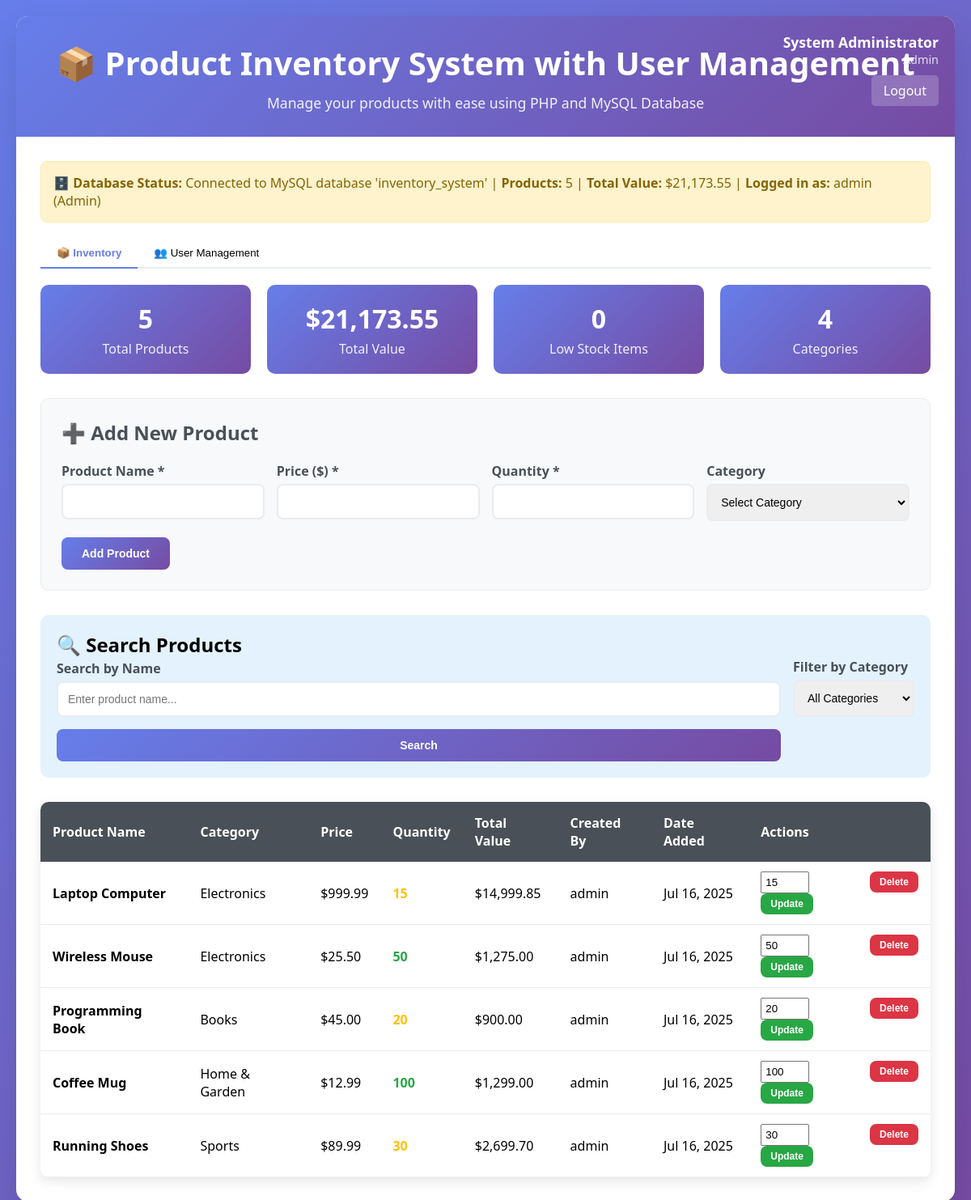
The page /Act12/index.php (signed in) on the database its author committed.
### tables this page shows
CREATE TABLE `products` (
  `id` varchar(32) NOT NULL,
  `name` varchar(255) NOT NULL,
  `price` decimal(10,2) NOT NULL,
  `quantity` int(11) NOT NULL DEFAULT 0,
  `category` varchar(100) DEFAULT NULL,
  `created_by` int(11) DEFAULT NULL,
  `updated_by` int(11) DEFAULT NULL,
  `date_added` timestamp NOT NULL DEFAULT current_timestamp(),
  `last_updated` timestamp NOT NULL DEFAULT current_timestamp() ON UPDATE current_timestamp()
);

CREATE TABLE `users` (
  `id` int(11) NOT NULL,
  `username` varchar(50) NOT NULL,
  `email` varchar(100) NOT NULL,
  `password_hash` varchar(255) NOT NULL,
  `full_name` varchar(100) NOT NULL,
  `role` enum('admin','manager','user') DEFAULT 'user',
  `is_active` tinyint(1) DEFAULT 1,
  `created_at` timestamp NOT NULL DEFAULT current_timestamp(),
  `last_login` timestamp NULL DEFAULT NULL
);

### Act12/index.php (the view, shortened to what the rows shown need)
<?php
$host = 'localhost';
$dbname = 'inventory_system';
$username = 'root';
$password = '';
$charset = 'utf8mb4';
try {
    $dsn = "mysql:host=$host;dbname=$dbname;charset=$charset";
    $pdo = new PDO($dsn, $username, $password, [
        PDO::ATTR_ERRMODE => PDO::ERRMODE_EXCEPTION,
        PDO::ATTR_DEFAULT_FETCH_MODE => PDO::FETCH_ASSOC,
        PDO::ATTR_EMULATE_PREPARES => false,
    ]);
} catch (PDOException $e) {
    if (strpos($e->getMessage(), 'Unknown database') !== false) {
        ?>
        <!DOCTYPE html>
        <html lang="en">
        <head>
            <meta charset="UTF-8">
            <meta name="viewport" content="width=device-width, initial-scale=1.0">
            <title>Database Setup Required - Product Inventory System</title>
            <style>
                * {
                    margin: 0;
                    padding: 0;
                    box-sizing: border-box;
                }
                body {
                    font-family: 'Segoe UI', Tahoma, Geneva, Verdana, sans-serif;
                    background: linear-gradient(135deg, #667eea 0%, #764ba2 100%);
                    min-height: 100vh;
                    padding: 20px;
                    display: flex;
                    align-items: center;
                    justify-content: center;
                }
                .setup-container {
                    max-width: 800px;
                    background: white;
                    border-radius: 15px;
                    box-shadow: 0 20px 40px rgba(0,0,0,0.1);
                    overflow: hidden;
                }
                .header {
                    background: linear-gradient(135deg, #667eea 0%, #764ba2 100%);
                    color: white;
                    padding: 30px;
                    text-align: center;
                }
                .header h1 {
                    font-size: 2.5em;
                    margin-bottom: 10px;
                }
                .content {
                    padding: 30px;
                }
                .alert {
                    background: #fff3cd;
                    border: 1px solid #ffeaa7;
                    color: #856404;
                    padding: 20px;
                    border-radius: 8px;
                    margin-bottom: 20px;
                }
                .setup-steps {
                    background: #f8f9fa;
                    padding: 25px;
                    border-radius: 10px;
                    margin-bottom: 20px;
                }
                .setup-steps h3 {
                    color: #495057;
                    margin-bottom: 15px;
                }
                .setup-steps ol {
                    padding-left: 20px;
                }
                .setup-steps li {
                    margin-bottom: 10px;
                    line-height: 1.6;
                }
                .code-block {
                    background: #2d3748;
                    color: #e2e8f0;
                    padding: 15px;
                    border-radius: 8px;
                    font-family: 'Courier New', monospace;
                    font-size: 14px;
                    margin: 10px 0;
                    overflow-x: auto;
                }
                .btn {
                    background: linear-gradient(135deg, #667eea 0%, #764ba2 100%);
                    color: white;
                    padding: 12px 25px;
                    border: none;
                    border-radius: 8px;
                    cursor: pointer;
                    font-size: 14px;
                    font-weight: 600;
                    text-decoration: none;
                    display: inline-block;
                    margin: 5px;
                    transition: transform 0.2s ease;
                }
                .btn:hover {
                    transform: translateY(-2px);
                }
                .btn-secondary {
                    background: #6c757d;
                }
                .file-info {
                    background: #e3f2fd;
                    border: 1px solid #bbdefb;
                    color: #1565c0;
                    padding: 15px;
                    border-radius: 8px;
                    margin: 15px 0;
                }
            </style>
        </head>
        <body>
            <div class="setup-container">
                <div class="header">
                    <h1>🗄️ Database Setup Required</h1>
                    <p>Product Inventory System with User Management</p>
                </div>
                <div class="content">
                    <div class="alert">
                        <strong>⚠️ Database Not Found:</strong> The database 'inventory_system' does not exist.
                        Please follow the setup instructions below to create the required database and tables.
                    </div>
                    <div class="setup-steps">
                        <h3>📋 Setup Instructions</h3>
                        <ol>
                            <li><strong>Start XAMPP/WAMP:</strong> Make sure MySQL service is running</li>
                            <li><strong>Open phpMyAdmin:</strong> Go to <code>http://localhost/phpmyadmin</code></li>
                            <li><strong>Login:</strong> Use username: <code>root</code>, password: (leave empty)</li>
                            <li><strong>Create Database:</strong> Click "New" and create database named <code>inventory_system</code></li>
                            <li><strong>Import SQL File:</strong> Select the database, go to "Import" tab, and upload <code>database_setup.sql</code></li>
                            <li><strong>Verify Setup:</strong> You should see "products" and "users" tables created</li>
                        </ol>
                    </div>
                    <div class="file-info">
                        <strong>📄 SQL File Location:</strong> <code>Act12/database_setup.sql</code><br>
                        <strong>🔐 Default Login:</strong> admin / admin123
                    </div>
                    <div style="text-align: center; margin-top: 30px;">
                        <a href="index.php" class="btn">🔄 Refresh Page</a>
                        <a href="database_setup.sql" class="btn btn-secondary" download>📥 Download SQL File</a>
                    </div>
                </div>
            </div>
        </body>
        </html>
        <?php
        exit;
    } else {
        die("Database connection failed: " . $e->getMessage() . "<br><br>
        <strong>Setup Instructions:</strong><br>
        1. Make sure XAMPP/WAMP MySQL service is running<br>
        2. Check if username and password are correct<br>
        3. Verify MySQL is accessible on localhost");
    }
}
function handleLogin($pdo) {
    return '';
}
function getAllProducts($pdo) {
    $stmt = $pdo->query("SELECT p.*, u.username as created_by_name FROM products p LEFT JOIN users u ON p.created_by = u.id ORDER BY p.date_added DESC");
    return $stmt->fetchAll();
}
function getStatistics($pdo) {
    $stats = [];
    $stmt = $pdo->query("SELECT COUNT(*) as total FROM products");
    $stats['totalProducts'] = $stmt->fetch()['total'];
    $stmt = $pdo->query("SELECT SUM(price * quantity) as total_value FROM products");
    $result = $stmt->fetch();
    $stats['totalValue'] = $result['total_value'] ?: 0;
    $stmt = $pdo->query("SELECT COUNT(*) as low_stock FROM products WHERE quantity < 10");
    $stats['lowStock'] = $stmt->fetch()['low_stock'];
    $stmt = $pdo->query("SELECT COUNT(DISTINCT category) as categories FROM products WHERE category IS NOT NULL AND category != ''");
    $stats['categories'] = $stmt->fetch()['categories'];
    return $stats;
}
$login_error = handleLogin($pdo);
$is_logged_in = isset($_SESSION['user_id']);
if ($is_logged_in) {
    $searchTerm = isset($_GET['search']) ? trim($_GET['search']) : '';
    $searchCategory = isset($_GET['category']) ? trim($_GET['category']) : '';
    if (!empty($searchTerm) || !empty($searchCategory)) {
        $inventory = searchProducts($pdo, $searchTerm, $searchCategory);
    } else {
        $inventory = getAllProducts($pdo);
    }
    $stats = getStatistics($pdo);
}
?>
<!DOCTYPE html>
<html lang="en">
<head>
</head>
<body>
    <?php if (!$is_logged_in): ?>
        <div class="login-container">
            <h2>🔐 Login to Inventory System</h2>
            <?php if ($login_error): ?><div class="error"><?php echo $login_error; ?></div><?php endif; ?>
            <form method="POST">
                <div class="form-group">
                    <label for="username">Username</label>
                    <input type="text" id="username" name="username" required>
                </div>
                <div class="form-group">
                    <label for="password">Password</label>
                    <input type="password" id="password" name="password" required>
                </div>
                <button type="submit" name="login" class="btn">Login</button>
            </form>
            <div style="margin-top: 20px; text-align: center; color: #6c757d; font-size: 14px;">
                <p><strong>Default Login Credentials:</strong></p>
                <p>Admin: admin / admin123</p>
                <p>Manager: manager / admin123</p>
                <p>User: user / admin123</p>
            </div>
        </div>
    <?php else: ?>
        <div class="container">
            <div class="header">
                <h1>📦 Product Inventory System with User Management</h1>
            </div>
            <div class="content">
                <div id="inventory-tab" class="tab-content active">
                    <div class="form-section">
                        <h2>➕ Add New Product</h2>
                    </div>
                    <div class="search-section">
                        <h2>🔍 Search Products</h2>
                    </div>
                    <div class="table-container">
                        <table class="inventory-table">
                            <thead>
                                <tr>
                                    <th>Product Name</th>
                                    <th>Category</th>
                                    <th>Price</th>
                                    <th>Quantity</th>
                                    <th>Total Value</th>
                                    <th>Created By</th>
                                    <th>Date Added</th>
                                    <th>Actions</th>
                                </tr>
                            </thead>
                            <tbody>
                                <?php if (empty($inventory)): ?>
                                    <tr>
                                        <td colspan="8" style="text-align: center; padding: 30px; color: #6c757d;">
                                            <?php
                                            $totalProducts = $stats['totalProducts'];
                                            echo $totalProducts == 0 ? 'No products in inventory. Add your first product above!' : 'No products match your search criteria.';
                                            ?>
                                        </td>
                                    </tr>
                                <?php else: ?>
                                    <?php foreach ($inventory as $product): ?>
                                        <tr>
                                            <td><strong><?php echo htmlspecialchars($product['name']); ?></strong></td>
                                            <td><?php echo htmlspecialchars($product['category']); ?></td>
                                            <td>$<?php echo number_format($product['price'], 2); ?></td>
                                            <td>
                                                <span class="<?php
                                                    echo $product['quantity'] < 10 ? 'stock-low' :
                                                        ($product['quantity'] < 50 ? 'stock-medium' : 'stock-high');
                                                ?>">
                                                    <?php echo $product['quantity']; ?>
                                                </span>
                                            </td>
                                            <td>$<?php echo number_format($product['price'] * $product['quantity'], 2); ?></td>
                                            <td><?php echo htmlspecialchars($product['created_by_name'] ?? 'Unknown'); ?></td>
                                            <td><?php echo date('M j, Y', strtotime($product['date_added'])); ?></td>
                                            <td>
                                                <div class="action-buttons">
                                                    <form method="POST" style="display: inline;">
                                                        <input type="number" name="quantity" value="<?php echo $product['quantity']; ?>" min="0" style="width: 60px; padding: 4px; margin-right: 5px;">
                                                        <button type="submit" class="btn btn-small btn-success">Update</button>
                                                    </form>
                                                    <form method="POST" style="display: inline;" onsubmit="return confirm('Are you sure you want to delete this product?')">
                                                        <button type="submit" class="btn btn-small btn-danger">Delete</button>
                                                    </form>
                                                </div>
                                            </td>
                                        </tr>
                                    <?php endforeach; ?>
                                <?php endif; ?>
                            </tbody>
                        </table>
                    </div>
                </div>
            </div>
        </div>
    <?php endif; ?>
</body>
</html>

### rows shown on the page
products: name "Laptop Computer", category "Electronics", price "999.99", quantity "15", $product['price'] * $product['quantity'] "14,999.85", created_by.username "admin", date_added "Jul 16, 2025"
products: name "Wireless Mouse", category "Electronics", price "25.50", quantity "50", $product['price'] * $product['quantity'] "1,275.00", created_by.username "admin", date_added "Jul 16, 2025"
products: name "Programming Book", category "Books", price "45.00", quantity "20", $product['price'] * $product['quantity'] "900.00", created_by.username "admin", date_added "Jul 16, 2025"
products: name "Coffee Mug", category "Home & Garden", price "12.99", quantity "100", $product['price'] * $product['quantity'] "1,299.00", created_by.username "admin", date_added "Jul 16, 2025"
products: name "Running Shoes", category "Sports", price "89.99", quantity "30", $product['price'] * $product['quantity'] "2,699.70", created_by.username "admin", date_added "Jul 16, 2025"

### other values the page prints
$_SESSION['full_name'] "System Administrator"
$_SESSION['role'] "Admin"
$stats['totalProducts'] "5"
$stats['totalValue'] "21,173.55"
$_SESSION['username'] "admin"
$stats['lowStock'] "0"
$stats['categories'] "4"
